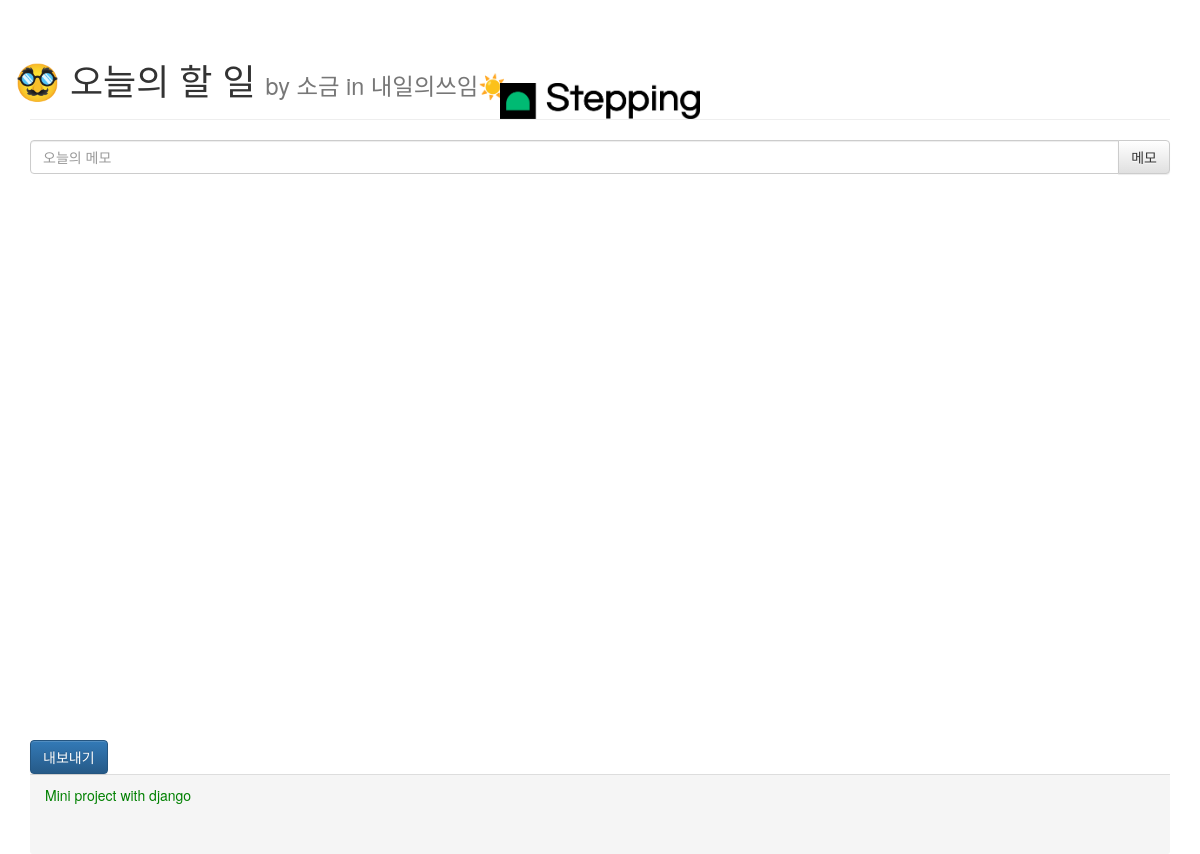
Before: / with the older database file.
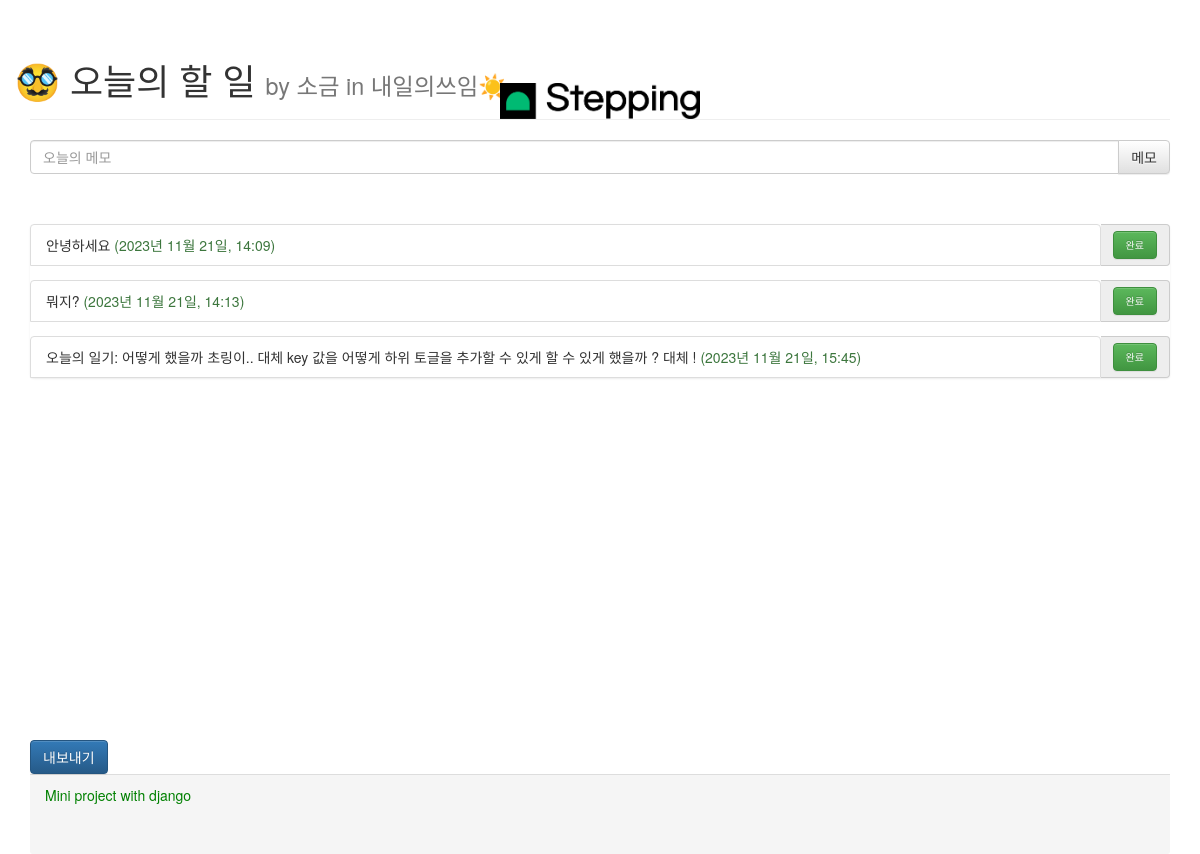
After: the same page with the newer database file.
### my_to_do_app/models.py (models this page shows)
class Todo(models.Model):
    content = models.CharField(max_length=225)
    created_at=models.DateTimeField(auto_now_add=True)

### my_to_do_app/views.py (the view)
# urls.py: path('', views.index, name='index'),
def index(request):
    todos = Todo.objects.all()
    print("From DB:", todos)
    content= {'todos': todos }
    return render(request, "my_to_do_app/index.html", content)

### my_to_do_app/templates/my_to_do_app/index.html (shortened to what this page needs)
{% load static %}
<html lang="ko">
<head>
    <link rel="stylesheet" href="https://maxcdn.bootstrapcdn.com/bootstrap/3.3.2/css/bootstrap.min.css">
    <link rel="stylesheet" href="https://maxcdn.bootstrapcdn.com/bootstrap/3.3.2/css/bootstrap-theme.min.css">
    <link rel="stylesheet" href="{% static 'css/styles.css' %}">
</head>
<body>
    <div class="container">
        <div class="header">
            <div class="page-header text center">
                <div class="row">
                    <div class="col-12">
                        <div class=" text-center">
                            <img src="{% static 'images/logo.png' %}" alt="로고" style="width: 200px;" class="centered-image">
                        </div>
                    </div>
                </div>
                <div class="row">
                    <div class="col-12 text-left">
                        <h1>🥸 오늘의 할 일 <small> by 소금 in 내일의쓰임☀️ </small></h1>
                    </div>
                </div>
            </div>
        </div>
        <div class="content">
            <div class="messageDiv">
                <form action='/createTodo/' method="POST">{% csrf_token %}
                    <div class="input-group">
                        <input id="todoContent" name="todoContent" type="text" class="form-control" placeholder="오늘의 메모">
                        <span class="input-group-btn">
                            <button class="btn btn-default" type="submit">메모</button>
                        </span>
                    </div>
                </form>
            </div>
            <div class="toDoDiv">
                <ul class="list-group">
                    {% for todo in todos %}
                    <form action="./deleteTodo" method="GET">
                        <div class="input-group" name='todo1'>
                            <li class="list-group-item">
                                {{ todo.content }}
                                <span class="text-success">({{ todo.created_at|date:"Y년 F d일, H:i" }})</span>
                            </li>
                            <span class="input-group-addon">
                                <button type="submit" class="custom-btn btn btn-success">완료</button>
                            </span>
                        </div>
                    </form>
                    {% endfor %}
                </ul>
            </div>
        </div>
        <div class="exportDiv">
        <a href="{% url 'exportToExcel' %}" class="btn btn-primary" download>내보내기</a>
        </div>
        <div class="panel-footer">
            Mini project with django
        </div>
    </div>
</body>
</html>

Changed rows visible on the page:
added Todo: content "안녕하세요", created_at "2023년 11월 21일, 14:09"
added Todo: content "뭐지?", created_at "2023년 11월 21일, 14:13"
added Todo: content "오늘의 일기: 어떻게 했을까 초링이.. 대체 key 값을 어떻게 하위 토글을 추가할 수 있게 할 수 있게 했을까 ? 대체 !", created_at "2023년 11월 21일, 15:45"
